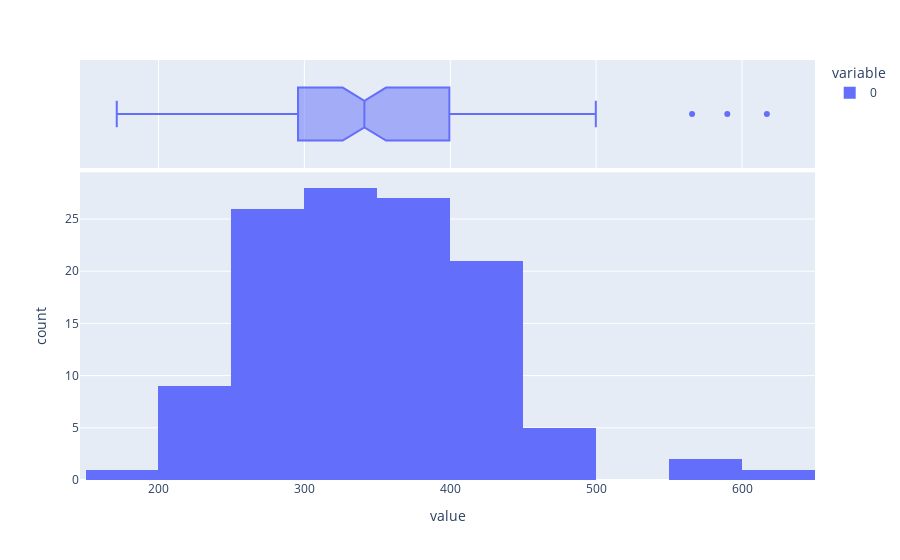

The notebook cell saved with this chart:
### Code cell
fig = px.histogram (audios, marginal='box')
fig.show()
